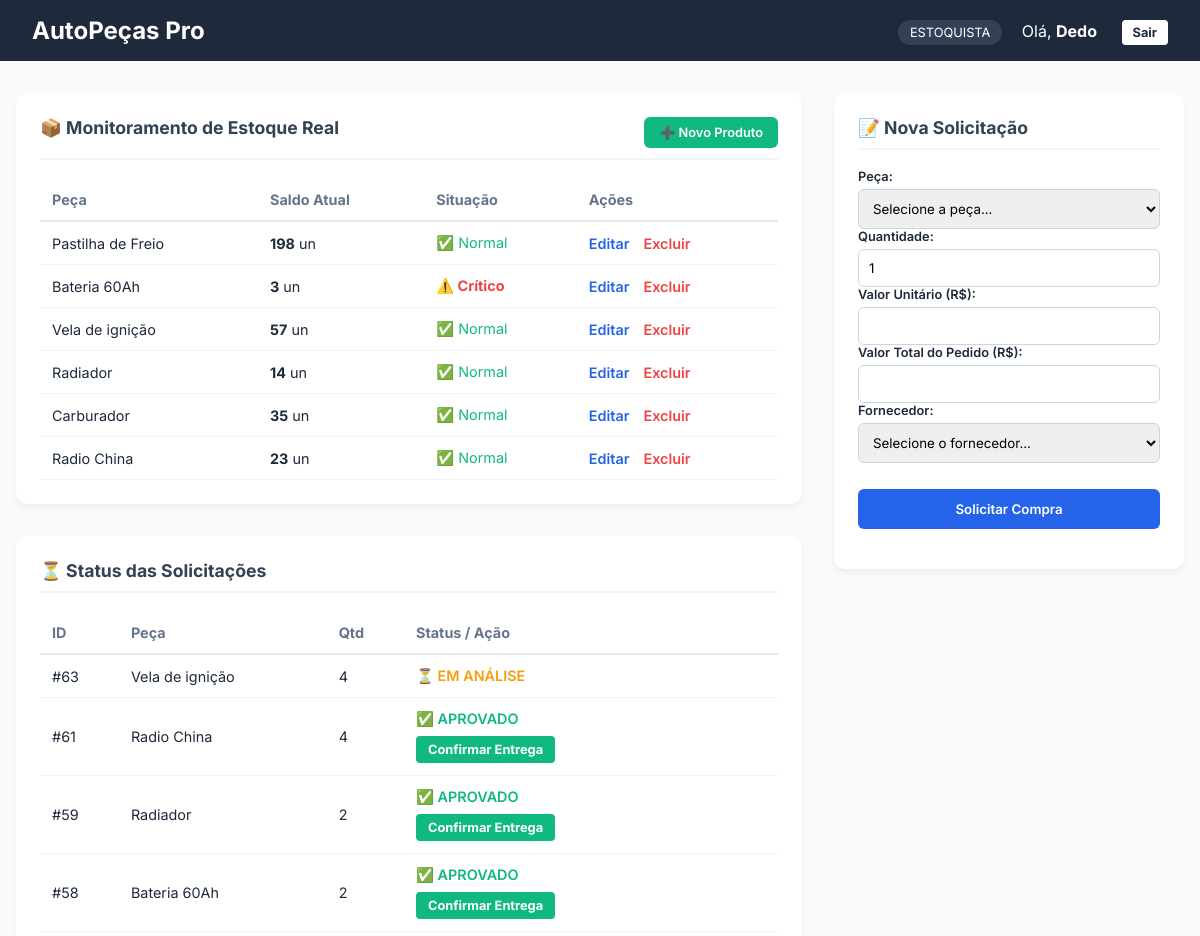
The page /estoquista.php (signed in, upper part) on the database as committed earlier.
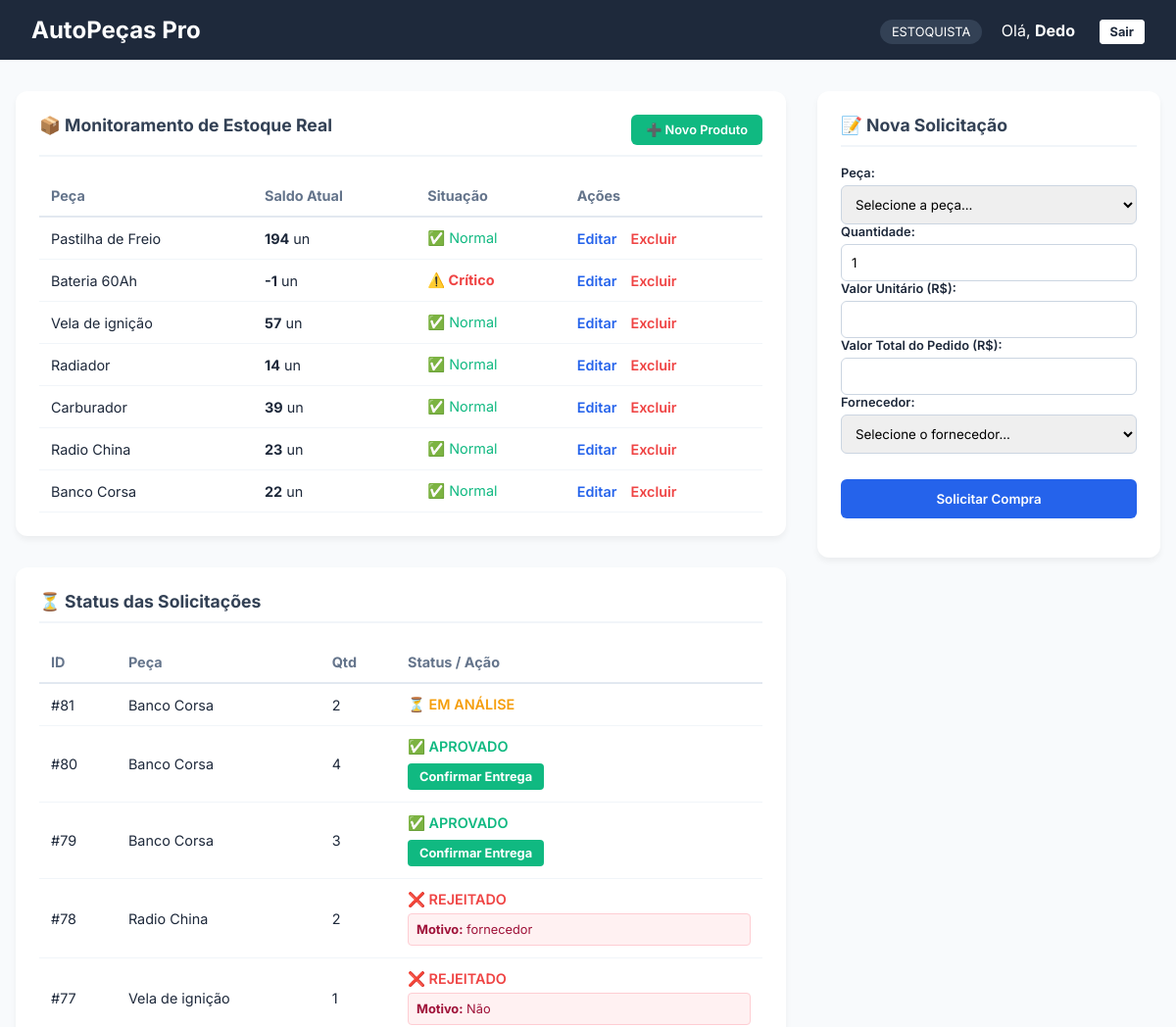
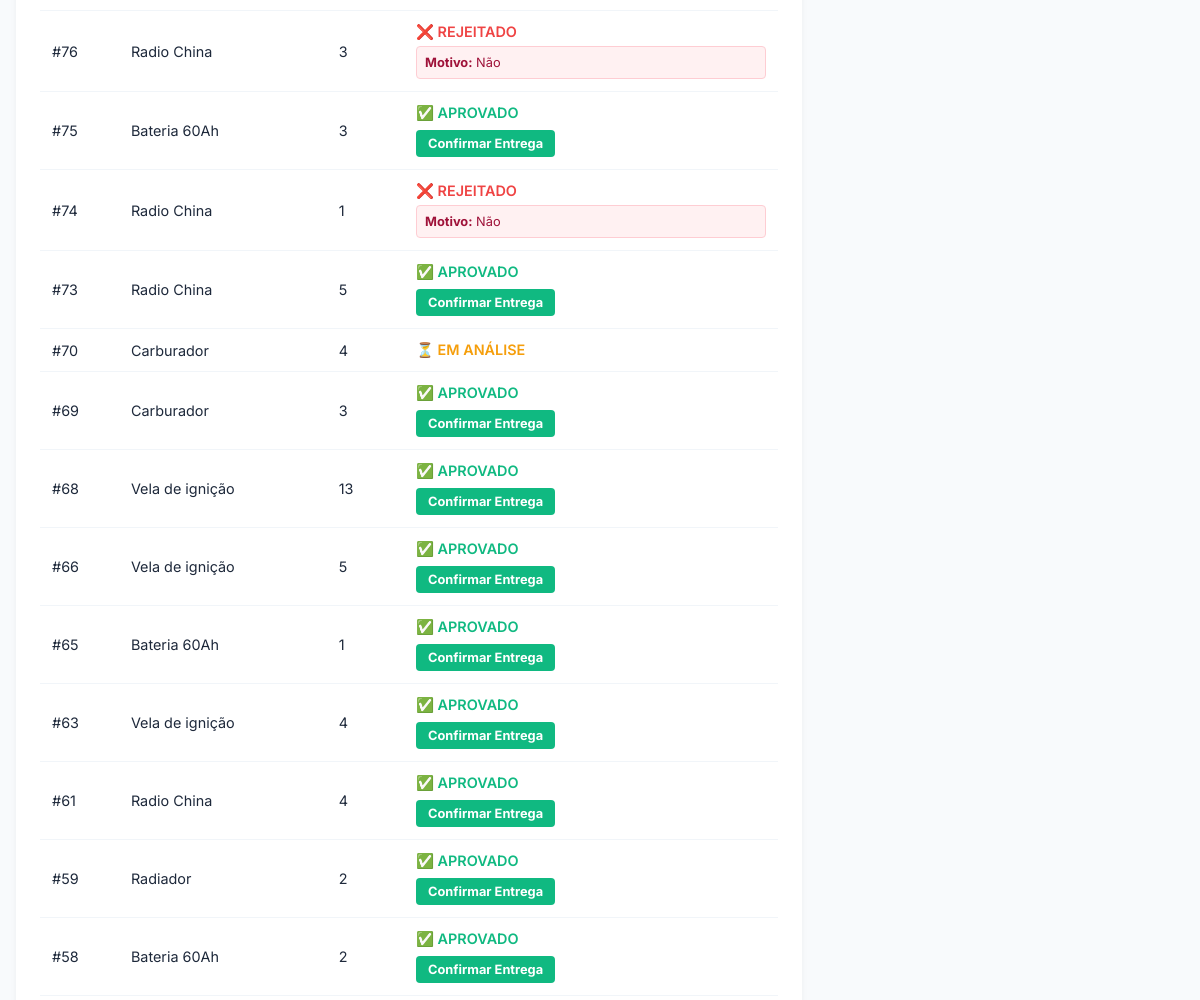
The same page on the database as committed later (2 pictures, top to bottom).
### tables this page shows
CREATE TABLE `pecas` (
  `id_peca` int(11) NOT NULL,
  `nome` varchar(100) NOT NULL,
  `descricao` varchar(150) DEFAULT NULL,
  `preco_venda` decimal(10,2) DEFAULT NULL,
  `preco_custo` decimal(10,2) DEFAULT NULL,
  `id_fornecedor` int(11) DEFAULT NULL
);

CREATE TABLE `pedido_compra` (
  `id_pedido` int(11) NOT NULL,
  `id_peca` int(11) DEFAULT NULL,
  `id_responsavel_estoque` int(11) NOT NULL,
  `id_fornecedor` int(11) NOT NULL,
  `quantidade` int(11) NOT NULL,
  `valor_unitario` decimal(10,2) DEFAULT NULL,
  `valor_total_compra` decimal(10,2) DEFAULT NULL,
  `data_pedido` date NOT NULL,
  `status` enum('PENDENTE','APROVADO','REJEITADO') NOT NULL,
  `observacao` varchar(200) DEFAULT NULL,
  `justificativa` text NOT NULL
);

### estoquista.php (the view, shortened to what this page needs)
<?php
include 'conexao.php';
$id_estoquista = $_SESSION['id_usuario'];
$nome_estoquista = $_SESSION['nome'] ?? 'Estoquista';
$sql_pecas = "SELECT p.id_peca, p.nome, p.preco_custo,
              COALESCE(SUM(CASE WHEN m.tipo = 'ENTRADA' THEN m.quantidade ELSE -m.quantidade END), 0) as saldo_atual
              FROM pecas p
              LEFT JOIN movimentacao_estoque m ON p.id_peca = m.id_peca
              GROUP BY p.id_peca, p.nome, p.preco_custo";
$res_pecas = $conn->query($sql_pecas);
$sql_pedidos = "SELECT pc.*, p.nome as peca_nome, f.nome as fornecedor_nome
                FROM pedido_compra pc
                JOIN pecas p ON pc.id_peca = p.id_peca
                JOIN fornecedor f ON pc.id_fornecedor = f.id_fornecedor
                WHERE pc.id_responsavel_estoque = '$id_estoquista'
                ORDER BY pc.id_pedido DESC";
$res_pedidos = $conn->query($sql_pedidos);
?>
<!DOCTYPE html>
<html lang="pt-br">
<head>
</head>
<body>
    <nav class="navbar">
        <h1>AutoPeças Pro</h1>
        <div>
            <span style="background: #334155; padding: 5px 12px; border-radius: 20px; font-size: 0.8rem;">ESTOQUISTA</span>
            <span style="margin-left: 15px;">Olá, <strong><?php echo $nome_estoquista; ?></strong></span>
            <a href="logout.php" class="logout">Sair</a>
        </div>
    </nav>
    <main class="container">
        <div class="grid">
            <div class="main-content">
                <section class="card">
                    <div style="display: flex; justify-content: space-between; align-items: center; margin-bottom: 1.2rem; border-bottom: 2px solid #f1f5f9; padding-bottom: 10px;">
                        <h2 style="border: none; margin: 0;">📦 Monitoramento de Estoque Real</h2>
                        <a href="CadastrarPeca.php" style="background: #10b981; color: white; text-decoration: none; padding: 8px 15px; border-radius: 6px; font-weight: 600; font-size: 0.8rem; transition: 0.3s;">
                             ➕ Novo Produto
                        </a>
                    </div>
                    <table>
                        <thead>
                            <tr>
                                <th>Peça</th>
                                <th>Saldo Atual</th>
                                <th>Situação</th>
                                <th>Ações</th> </tr>
                        </thead>
                        <tbody>
                            <?php
                            if($res_pecas && $res_pecas->num_rows > 0):
                                $res_pecas->data_seek(0);
                                while($peca = $res_pecas->fetch_assoc()): ?>
                                    <tr>
                                        <td><?php echo $peca['nome']; ?></td>
                                        <td><strong><?php echo $peca['saldo_atual']; ?></strong> un</td>
                                        <td>
                                            <?php if($peca['saldo_atual'] <= 10): ?>
                                                <span style="color: #ef4444; font-weight: bold;">⚠️ Crítico</span>
                                            <?php else: ?>
                                                <span style="color: #10b981;">✅ Normal</span>
                                            <?php endif; ?>
                                        </td>
                                        <td>
                                            <a href="EditarPeca.php?id=<?php echo $peca['id_peca']; ?>" class="btn-acao-edit">Editar</a>
                                            <a href="ExcluirPeca.php?id=<?php echo $peca['id_peca']; ?>"
                                               class="btn-acao-del"
                                               onclick="return confirm('ATENÇÃO: Isso excluirá a peça e todo seu histórico de vendas e estoque. Deseja continuar?')">
                                               Excluir
                                            </a>
                                        </td>
                                    </tr>
                                <?php endwhile;
                            endif; ?>
                        </tbody>
                    </table>
                </section>
                <section class="card">
                    <h2>⏳ Status das Solicitações</h2>
                    <table>
                        <thead>
                            <tr>
                                <th>ID</th>
                                <th>Peça</th>
                                <th>Qtd</th>
                                <th>Status / Ação</th>
                            </tr>
                        </thead>
                        <tbody>
                            <?php while($ped = $res_pedidos->fetch_assoc()): ?>
                            <tr>
                                <td>#<?php echo $ped['id_pedido']; ?></td>
                                <td><?php echo $ped['peca_nome']; ?></td>
                                <td><?php echo $ped['quantidade']; ?></td>
                                <td>
                                    <?php if($ped['status'] == 'REJEITADO'): ?>
                                        <span class="status-rejeitado">❌ REJEITADO</span>
                                        <div class="justificativa-box">
                                            <strong>Motivo:</strong> <?php echo $ped['justificativa']; ?>
                                        </div>
                                    <?php elseif($ped['status'] == 'APROVADO'): ?>
                                        <span class="status-aprovado">✅ APROVADO</span>
                                        <form action="ConfirmarChegada.php" method="POST" style="margin-top:8px;">
                                            <button type="submit" class="btn-confirmar">Confirmar Entrega</button>
                                        </form>
                                    <?php elseif($ped['status'] == 'CONCLUÍDO'): ?>
                                        <span class="status-concluido">✔️ CONCLUÍDO</span>
                                    <?php else: ?>
                                        <span class="status-pendente">⏳ EM ANÁLISE</span>
                                    <?php endif; ?>
                                </td>
                            </tr>
                            <?php endwhile; ?>
                        </tbody>
                    </table>
                </section>
            </div>
            <aside class="sidebar">
                <section class="card">
                    <h2>📝 Nova Solicitação</h2>
                    <form action="ProcessarPedido.php" method="POST">
                        <div class="form-group">
                           <label>Peça:</label>
                            <select name="id_peca" id="id_peca" onchange="atualizarValores()" required>
                                <option value="">Selecione a peça...</option>
                            </select>
                            <label>Quantidade:</label>
                            <input type="number" name="quantidade" id="quantidade" min="1" value="1" oninput="atualizarValores()" required>
                            <label>Valor Unitário (R$):</label>
                            <input type="text" id="valor_unitario_display" readonly>
                            <label>Valor Total do Pedido (R$):</label>
                            <input type="text" id="valor_total_display" readonly style="font-weight: bold; color: #10b981;">
                            <div class="form-group">
                                <label>Fornecedor:</label>
                                <select name="id_fornecedor" required>
                                    <option value="">Selecione o fornecedor...</option>
                                </select>
                            </div>
                        <button type="submit" class="btn-enviar">Solicitar Compra</button>
                    </form>
                </section>
            </aside>
        </div>
    </main>
</body>
</html>

### estoquista.php (style rules this page uses)
* { margin: 0; padding: 0; box-sizing: border-box; font-family: 'Inter', sans-serif; }
body { background-color: #f8fafc; color: #1e293b; }
.navbar { background-color: #1e293b; color: white; padding: 1rem 2rem; display: flex; justify-content: space-between; align-items: center; }
.container { max-width: 1200px; margin: 2rem auto; padding: 0 1rem; }
.grid { display: grid; grid-template-columns: 1fr 350px; gap: 2rem; }
.card { background: white; padding: 1.5rem; border-radius: 12px; box-shadow: 0 4px 6px rgba(0,0,0,0.05); margin-bottom: 2rem; }
h2 { font-size: 1.1rem; margin-bottom: 1.2rem; color: #334155; border-bottom: 2px solid #f1f5f9; padding-bottom: 10px; }
table { width: 100%; border-collapse: collapse; font-size: 0.9rem; }
th { text-align: left; padding: 12px; border-bottom: 2px solid #e2e8f0; color: #64748b; }
td { padding: 12px; border-bottom: 1px solid #f1f5f9; }
.status-rejeitado { color: #ef4444; font-weight: 600; }
.status-aprovado { color: #10b981; font-weight: 600; }
.status-pendente { color: #f59e0b; font-weight: 600; }
.form-group { margin-bottom: 1rem; }
.form-group label { display: block; font-size: 0.8rem; font-weight: 600; margin-bottom: 5px; }
select, input { width: 100%; padding: 10px; border: 1px solid #cbd5e1; border-radius: 6px; }
.btn-enviar { width: 100%; background: #2563eb; color: white; padding: 12px; border: none; border-radius: 6px; font-weight: 600; cursor: pointer; margin-top: 10px; }
.btn-confirmar { background: #10b981; color: white; border: none; padding: 6px 12px; border-radius: 4px; cursor: pointer; font-size: 0.8rem; font-weight: bold; }
.btn-acao-edit { color: #2563eb; text-decoration: none; font-weight: 600; margin-right: 10px; }
.btn-acao-del { color: #ef4444; text-decoration: none; font-weight: 600; }
.justificativa-box { background: #fff1f2; border: 1px solid #fecdd3; padding: 8px; border-radius: 4px; margin-top: 5px; font-size: 0.8rem; color: #9f1239; }
.logout { color: #1e293b; background-color: #ffffff; text-decoration: none; font-size: 0.8rem; font-weight: bold; margin-left: 20px; border: 1px solid #ffffff; padding: 4px 10px; border-radius: 4px; transition: 0.3s; }

Rows that differ between the two databases and show on the page:
computed for pecas "Pastilha de Freio": saldo_atual "198" → "194"
computed for pecas "Bateria 60Ah": saldo_atual "3" → "-1"
computed for pecas "Carburador": saldo_atual "35" → "39"
added pecas: nome "Banco Corsa", saldo_atual "22", shows "✅ Normal"
added pedido_compra: id_pedido "81", id_peca.nome "Banco Corsa", quantidade "2", status "⏳ EM ANÁLISE"
added pedido_compra: id_pedido "80", id_peca.nome "Banco Corsa", quantidade "4"
added pedido_compra: id_pedido "79", id_peca.nome "Banco Corsa", quantidade "3"
added pedido_compra: id_pedido "78", id_peca.nome "Radio China", quantidade "2", justificativa "fornecedor"
added pedido_compra: id_pedido "77", id_peca.nome "Vela de ignição", quantidade "1", justificativa "Não"
added pedido_compra: id_pedido "76", id_peca.nome "Radio China", quantidade "3", justificativa "Não"
added pedido_compra: id_pedido "75", id_peca.nome "Bateria 60Ah", quantidade "3"
added pedido_compra: id_pedido "74", id_peca.nome "Radio China", quantidade "1", justificativa "Não"
added pedido_compra: id_pedido "73", id_peca.nome "Radio China", quantidade "5"
added pedido_compra: id_pedido "70", id_peca.nome "Carburador", quantidade "4", status "⏳ EM ANÁLISE"
added pedido_compra: id_pedido "69", id_peca.nome "Carburador", quantidade "3"
added pedido_compra: id_pedido "68", id_peca.nome "Vela de ignição", quantidade "13"
added pedido_compra: id_pedido "66", id_peca.nome "Vela de ignição", quantidade "5"
added pedido_compra: id_pedido "65", id_peca.nome "Bateria 60Ah", quantidade "1"
changed pedido_compra id 63: status "⏳ EM ANÁLISE" → "✅ APROVADO Confirmar Entrega"
